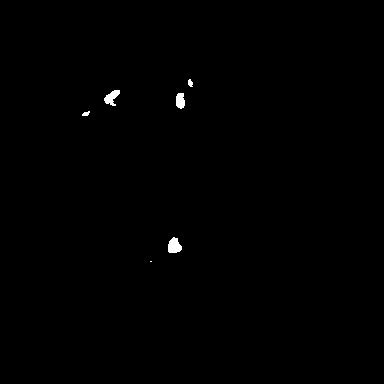
#> input picture output.jpg, 384 x 384 px
$ python playground.py
#> lines starting #> are read from the running program, lines starting #| are printed output that depends on the picture
import numpy as np
import cv2
import copy

img = cv2.imread('output.jpg')
#> img is the input picture: shape (384, 384, 3); min 0, max 255, mean 0.9
target = np.ones(img.shape)

target[img==255] = 0
target[img==0] = 255

cv2.imwrite('target.jpg',target)
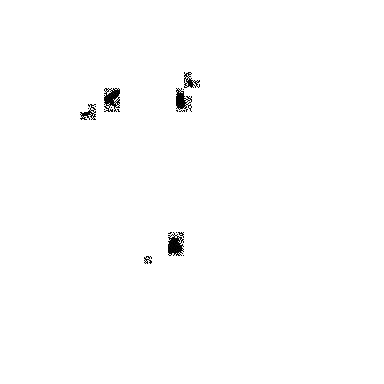
#> saved as target.jpg: shape (384, 384, 3); min 0, max 255, mean 253.3
